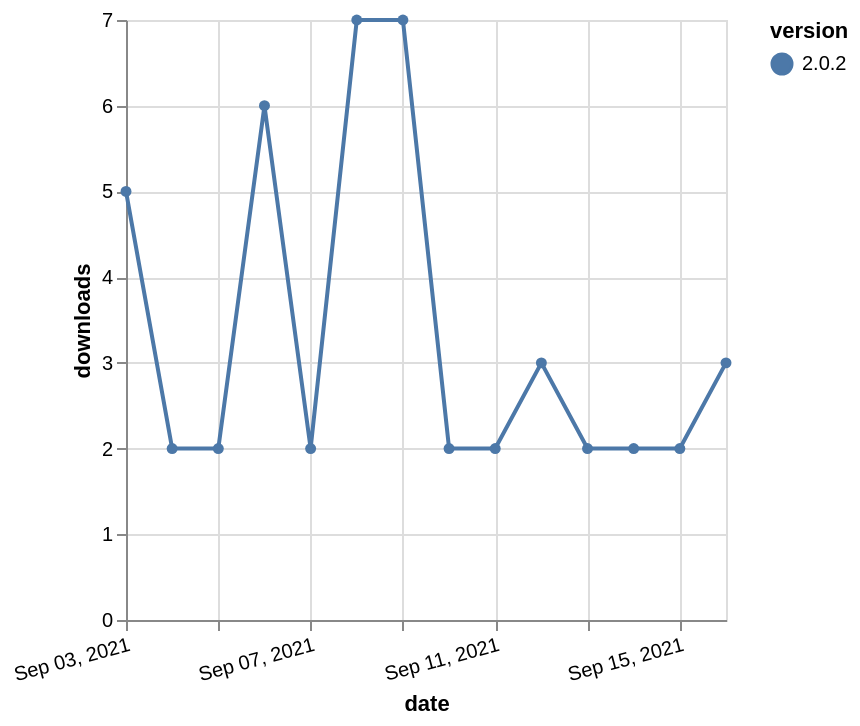

Describe this chart as a Vega-Lite specification.
### Vega-Lite specification from a JSON file in a GitHub repository (floating-point values rounded to 4 significant figures)
{"$schema": "https://vega.github.io/schema/vega-lite/v5.json", "description": "A simple bar chart with embedded data.", "data": {"values": [{"date": "2021-09-03", "total": 4248, "delta": 5, "version": "2.0.2"}, {"date": "2021-09-04", "total": 4250, "delta": 2, "version": "2.0.2"}, {"date": "2021-09-05", "total": 4252, "delta": 2, "version": "2.0.2"}, {"date": "2021-09-06", "total": 4258, "delta": 6, "version": "2.0.2"}, {"date": "2021-09-07", "total": 4260, "delta": 2, "version": "2.0.2"}, {"date": "2021-09-08", "total": 4267, "delta": 7, "version": "2.0.2"}, {"date": "2021-09-09", "total": 4274, "delta": 7, "version": "2.0.2"}, {"date": "2021-09-10", "total": 4276, "delta": 2, "version": "2.0.2"}, {"date": "2021-09-11", "total": 4278, "delta": 2, "version": "2.0.2"}, {"date": "2021-09-12", "total": 4281, "delta": 3, "version": "2.0.2"}, {"date": "2021-09-13", "total": 4283, "delta": 2, "version": "2.0.2"}, {"date": "2021-09-14", "total": 4285, "delta": 2, "version": "2.0.2"}, {"date": "2021-09-15", "total": 4287, "delta": 2, "version": "2.0.2"}, {"date": "2021-09-16", "total": 4290, "delta": 3, "version": "2.0.2"}]}, "width": "container", "mark": {"type": "line", "point": {"filled": true}}, "encoding": {"x": {"field": "date", "type": "temporal", "timeUnit": "yearmonthdate", "title": "date", "axis": {"labelAngle": -15}}, "y": {"field": "delta", "type": "quantitative", "title": "downloads"}, "color": {"field": "version", "type": "nominal"}, "tooltip": {"field": "delta"}}}
